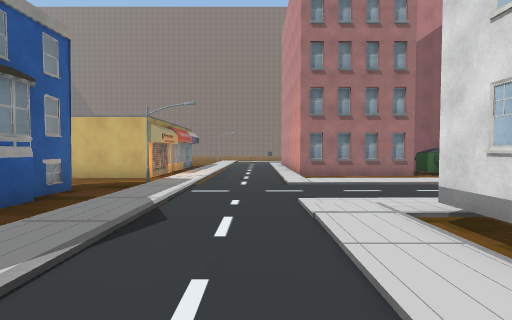
view 1 (above)

22 first-person views from a walk through a Unity game level. The camera is 1.5 m above the floor, tilts 2° down and sees 85° across. The floor is counted in squares, 2 m on a side. Each view is taken from the middle of a square. On the plan, view 1 faces up. The plan holds only what a view shows up to about 10 squares ahead; the rest is blank. The place goes on beyond the plan. The player is left out. Some surface patterns are stand-ins.

view 2
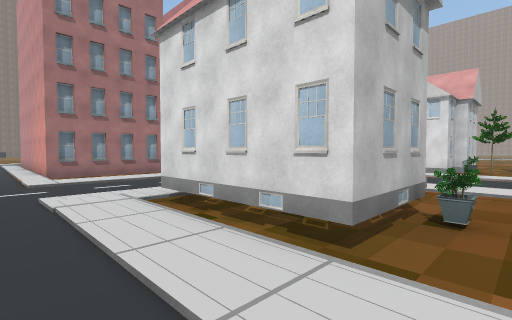

view 3
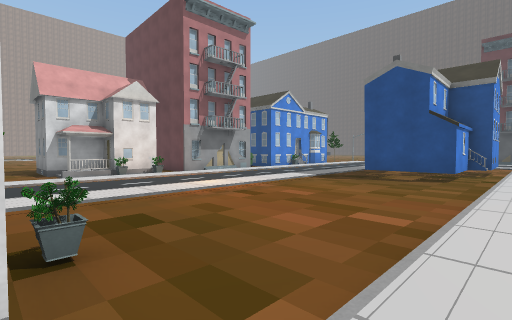

view 4
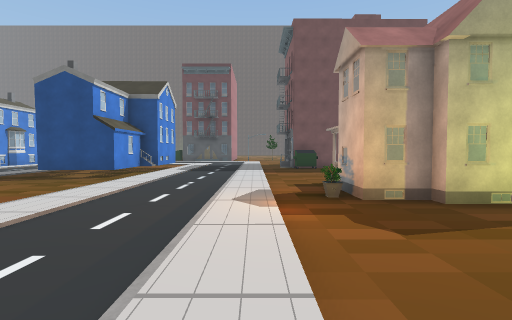

view 5
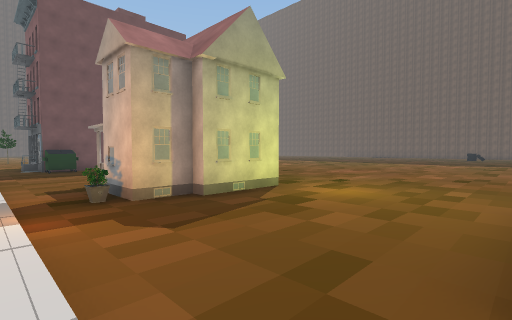

view 6
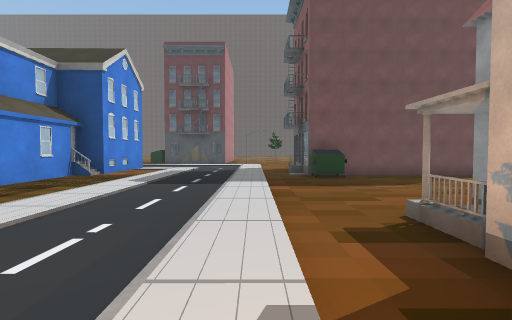

view 7
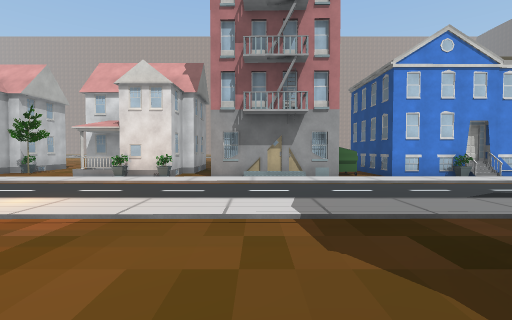

view 8
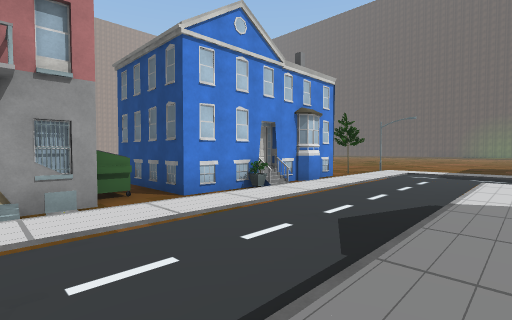

view 9
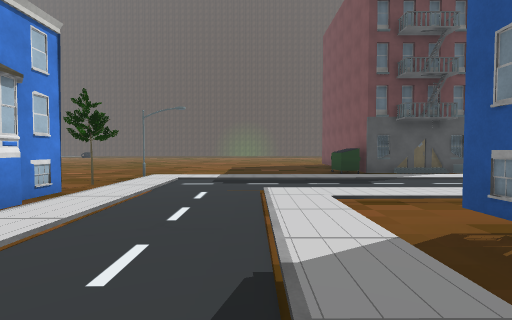

view 10
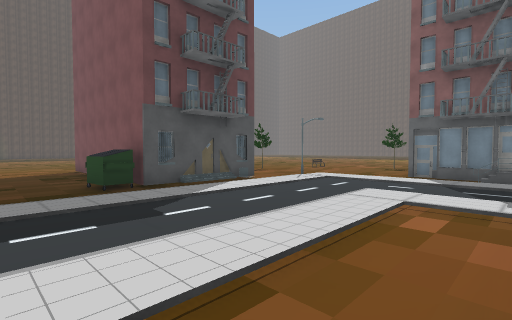

view 11
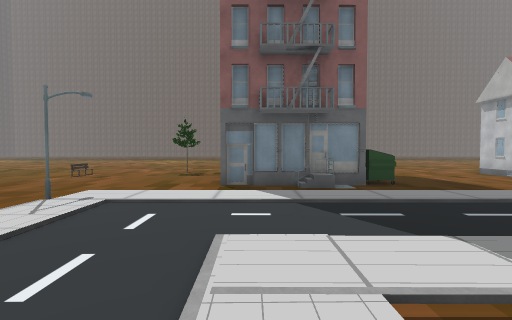

view 12
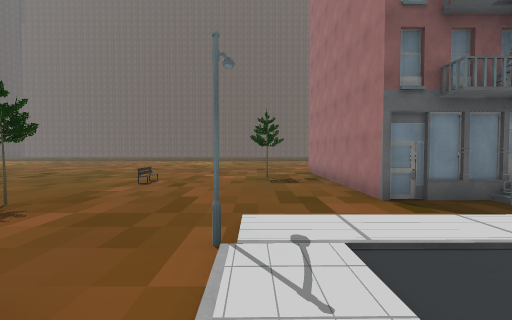

view 13
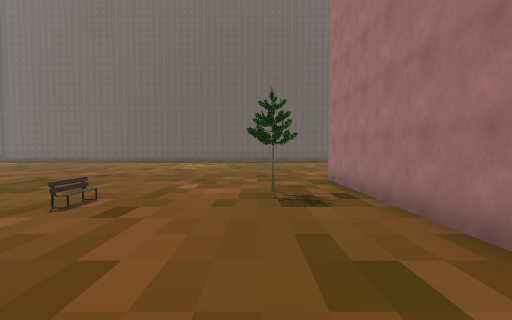

view 14
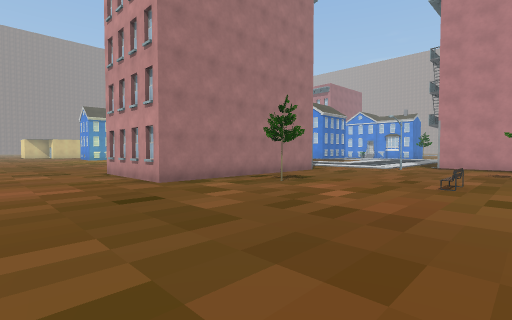

view 15
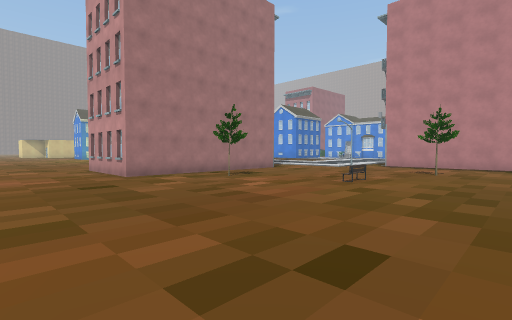

view 16
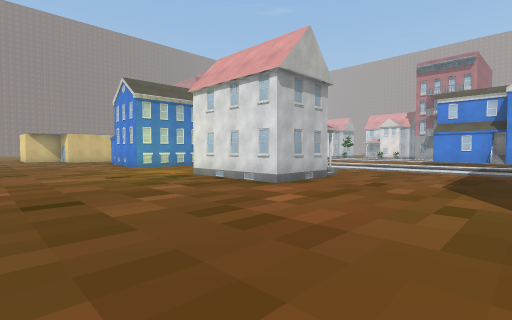

view 17
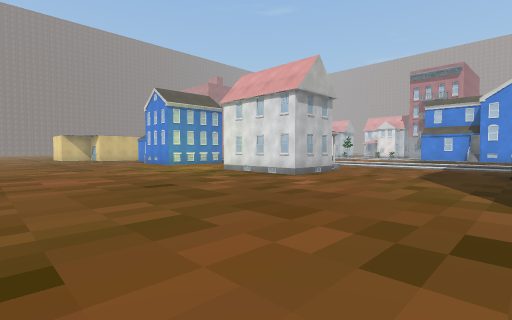

view 18
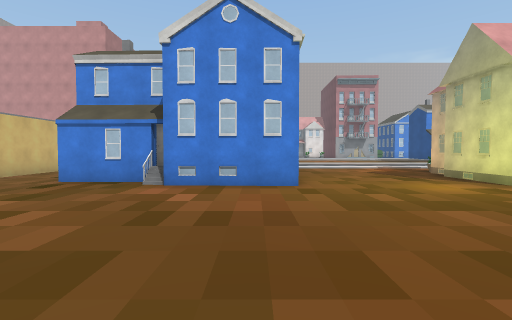

view 19
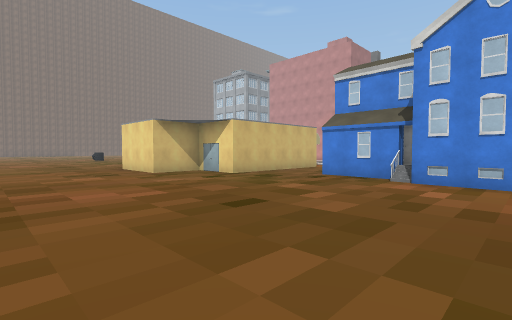

view 20
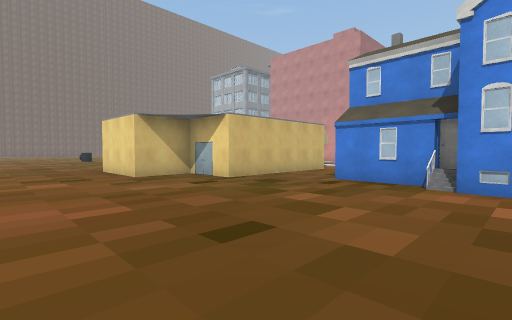

view 21
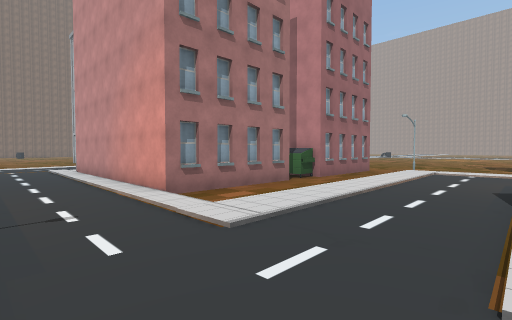

view 22
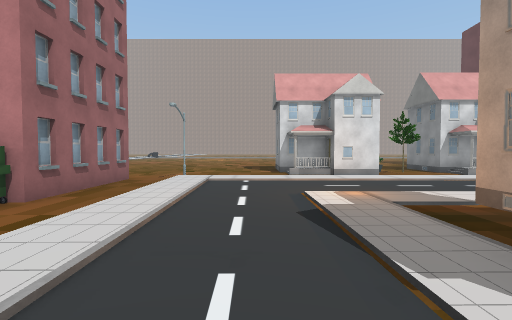

### Floor plan
Key: @ floor where view 1 was taken; # wall or solid block; . floor; / step, stairs or slope; B building; I bin; S streetlight; T tree; E bench; O other object.
Columns run from 14 left of view 1 to 12 right of it. Each row starts with its distance up from view 1.
 13  ....        ...
 12  ...#        ...
 11 ....#        ...
 10 ....###    #....
  9 ......#    #....##B#I#BB...
  8 ......######...............
  7 ...........S....////////S..
  6 ......... ............../..
  5 ........###............./..
  4 ........###....///////.///
  3 .......##  .....#  ///.//B
  2 .......#    ....#   //.//##
  1 .......#     ...# BB /.//#O
  0  ......#    . @.##O.//.//.T
 -1 ....................//.//..
 -2 ....................//.//B#
 -3 ..................../../OB#
 -4 ..................../..//##
 -5 .......###O/......../../O.#
 -6 .......#  B........./..//##
 -7 .......#  B........./..//#
 -8 .......###........../..//#
 -9 .................###//.//B
-10 .................#  //.//II
-11 ................B#  //.//##
-12 ................## B//.//#
-13 ..........I.....#  #//./OB
-14  ...#     B.........//.//#
-15  ...#     #.........//.//#
-16  ...#     #.........././/#
-17  ...#######............./T
-18  ......................./..
-19  .....T...../S..////////S..
-20  ..............//B...    ..
-21  .............   #I........
-22  ......E......#  #...
-23  ..........T..#  #...
-24  .............#  #...
-25  ...........     #..

Where each view was taken, in squares from view 1:
view 1: 0 up, 0 right, facing up
view 2: 1 down, 0 right, facing up-right
view 3: 0 up, 1 right, facing down-right
view 4: 0 up, 2 left, facing down
view 5: 0 up, 2 left, facing down-left
view 6: 4 down, 2 left, facing down
view 7: 7 down, 3 right, facing right
view 8: 8 down, 6 right, facing down-right
view 9: 11 down, 7 right, facing down
view 10: 14 down, 6 right, facing down-left
view 11: 16 down, 3 right, facing left
view 12: 19 down, 1 right, facing left
view 13: 19 down, 2 left, facing left
view 14: 23 down, 13 left, facing up-right
view 15: 25 down, 13 left, facing up-right
view 16: 12 down, 12 left, facing up-right
view 17: 13 down, 14 left, facing up-right
view 18: 1 up, 13 left, facing right
view 19: 1 up, 14 left, facing up-right
view 20: 2 up, 13 left, facing up-right
view 21: 4 up, 1 left, facing up-right
view 22: 5 up, 2 right, facing right
